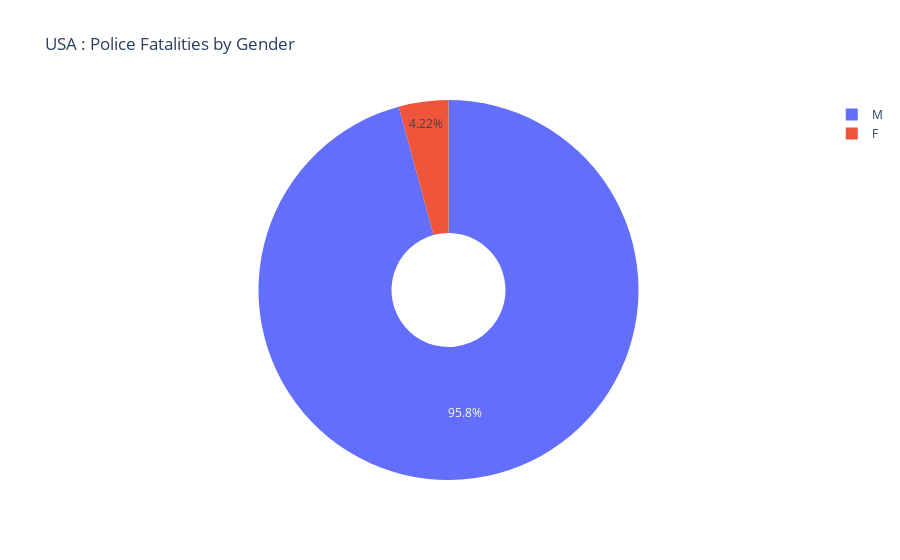

Write notebook code for a chart like this one.
### Code cell
fig = px.pie(df_fatalities_gender, 
                values=df_fatalities_gender.values, 
                names=df_fatalities_gender.index,
                title="USA : Police Fatalities by Gender",
                hole = 0.3)
fig.show()

### Figure 1 — Plotly figure (JSON) as saved in the notebook; plotly's stock layout.template omitted (floating-point values rounded to 4 significant figures)
{"data": [{"domain": {"x": [0, 1], "y": [0, 1]}, "hole": 0.3, "hovertemplate": "gender=%{label}<br>value=%{value}<extra></extra>", "labels": ["F", "M"], "legendgroup": "", "name": "", "showlegend": true, "type": "pie", "values": [107, 2428]}], "layout": {"legend": {"tracegroupgap": 0}, "title": {"text": "USA : Police Fatalities by Gender"}}}
